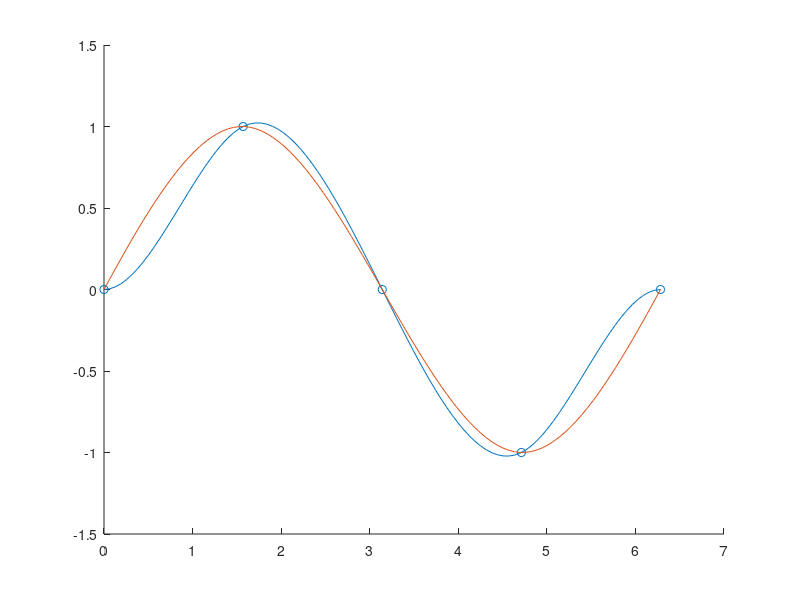

Write the MATLAB code that produced this figure.
function l6p1
  nodes = [0 pi/2 pi 3*pi/2 2*pi];
  values = sin(nodes);
  der_vals = cos(nodes);
  der_der_vals = -sin(nodes);
  %a)
  hold on;
  %natural spline (bondary 0 or free boundary)
  natural = spline(nodes, [der_der_vals(1) values der_der_vals(end)]);
  %evaluate the picewise polynomial at pi/4
  ppval(natural, pi/4)
  %clamped spline (boundary f'(xn) or clamped boundary)
  clamped = spline(nodes, [der_vals(1) values der_vals(end)]);
  %evaluate the picewise polynomial at pi/4
  ppval(clamped, pi/4)
  %b) plot the function, natural spline and cubic spline
  spline_nodes = linspace(0,2*pi,100);
  natural_spline = spline(nodes, [0 values 0], spline_nodes);
  clamped_spline = spline(nodes, [der_vals(1) values der_vals(end)], spline_nodes);
  %plot table
  scatter(nodes, values);
  %plot natural spline
  plot(spline_nodes, natural_spline);
  %plot clamped spline
  plot(spline_nodes, clamped_spline);
endfunction